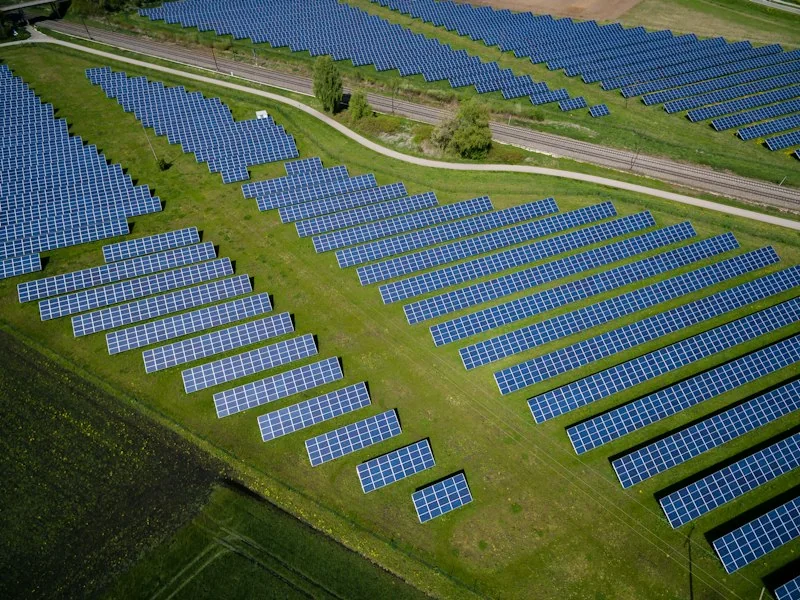
#> input picture assets/images/service-solar.webp, 800 x 600 px, found by its file name
$ python prep_solar_img.py
#> lines starting #> are read from the running program, lines starting #| are printed output that depends on the picture
from PIL import Image

img = Image.open('assets/images/service-solar.webp')
#> img is the input picture: PIL image 800x600 RGB; mean R, G, B 78.6, 96.1, 77.1
print("service-solar.webp size:", img.size, "format:", img.format)
#| service-solar.webp size: (800, 600) format: WEBP

# Check dimensions of service-pro-medical.webp for comparison
pro_med = Image.open('assets/images/service-pro-medical.webp')
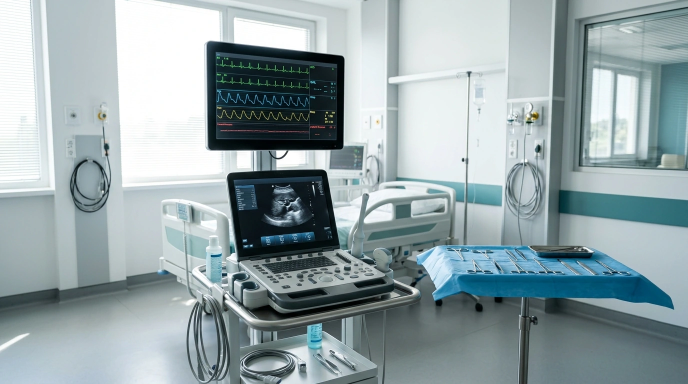
#> input picture assets/images/service-pro-medical.webp, 1376 x 768 px, found by its file name (shown at 1/2 size)
#> pro_med is the input picture: PIL image 1376x768 RGB; mean R, G, B 148.5, 164.3, 167.7
print("service-pro-medical.webp size:", pro_med.size)
#| service-pro-medical.webp size: (1376, 768)

# Resize or save service-pro-solar.webp matching the aspect ratio and quality
img_resized = img.resize(pro_med.size, Image.Resampling.LANCZOS)
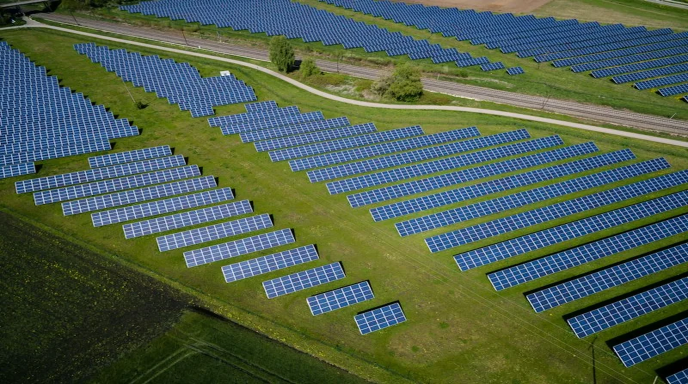
#> img_resized: PIL image 1376x768 RGB (shown at 1/2 size); mean R, G, B 78.7, 96.1, 77.1
img_resized.save('assets/images/service-pro-solar.webp', 'WEBP', quality=90)
print("Saved assets/images/service-pro-solar.webp with size:", img_resized.size)
#| Saved assets/images/service-pro-solar.webp with size: (1376, 768)
